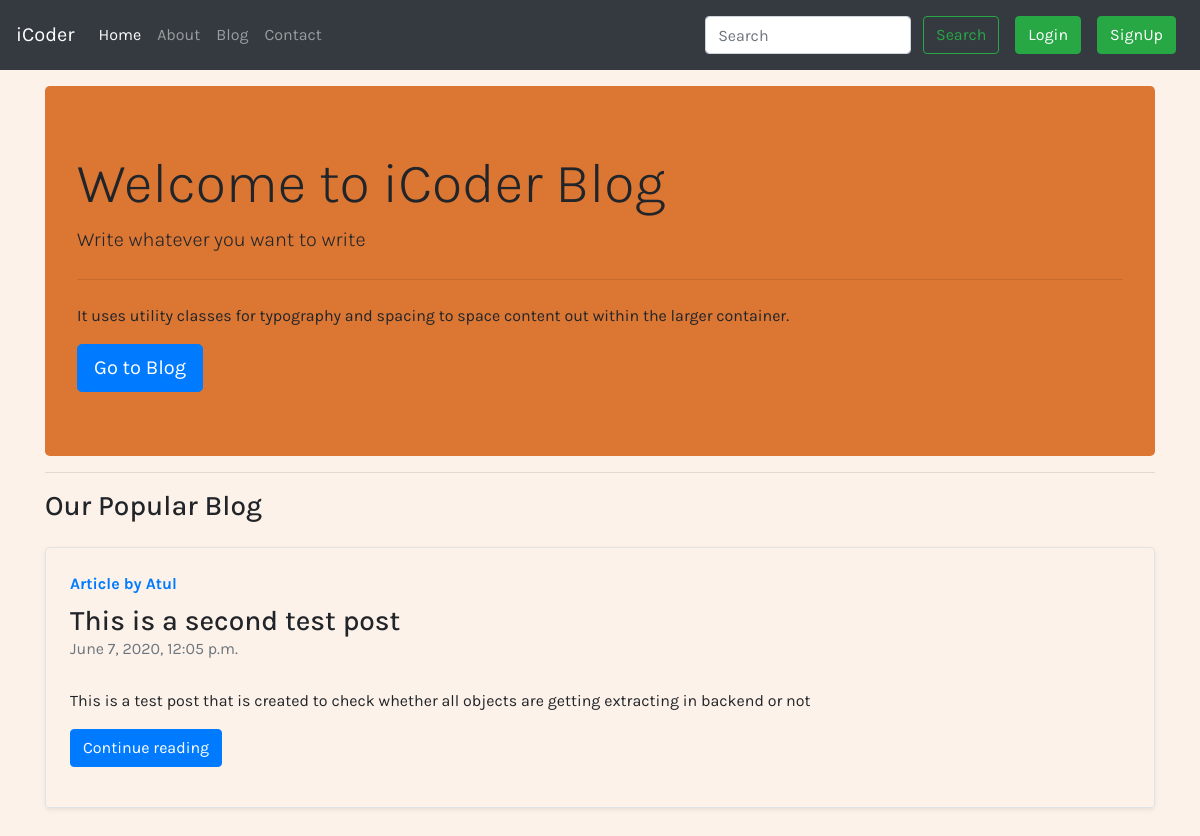
The app's page /, older data.
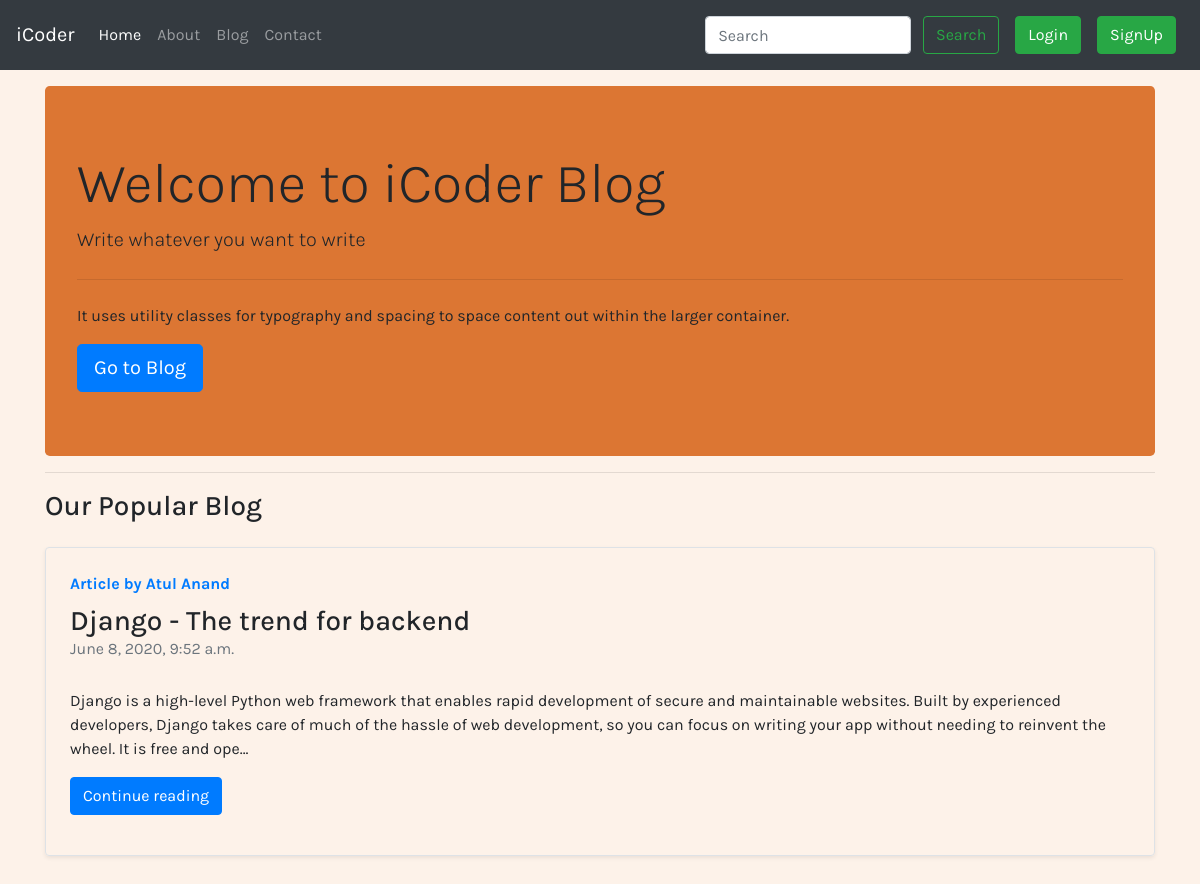
The same page, newer data.
### mysite/models.py (models this page shows, shortened)
class Post(models.Model):
    sno = models.AutoField(primary_key = True)
    title = models.CharField(max_length=300)
    content = models.TextField()
    author = models.CharField(max_length=40)
    slug = models.CharField(max_length=130)
    timestamp = models.DateTimeField(blank=True)

### home/views.py (the view)
# urls.py: 2. Add a URL to urlpatterns:  path('', views.home, name='home')
def home(request):
    post = Post.objects.last()
    context = {'post' : post}
    return render(request, 'home/home.html', context)

### templates/home/home.html (shortened to what this page needs)
{% extends 'base.html' %}
{% block activeHome %} active {% endblock activeHome %}
{% block body %}
    <div class="container">
        <div class="jumbotron my-3">
          <h1 class="display-4">Welcome to iCoder Blog</h1>
          <p class="lead">Write whatever you want to write</p>
          <hr class="my-4">
          <p>It uses utility classes for typography and spacing to space content out within the larger container.</p>
          <a class="btn btn-primary btn-lg" href="/blog" role="button">Go to Blog</a>
        </div>
    </div>
    <div class="container">
        <hr>
        <h3>Our Popular Blog</h3>
            <div class="row mb-2 my-4">
            <div class="col-md-12">
              <div class="row no-gutters border rounded overflow-hidden flex-md-row mb-4 shadow-sm h-md-250 position-relative">
                <div class="col p-4 d-flex flex-column position-static">
                  <strong class="d-inline-block mb-2 text-primary">Article by {{ post.author }}</strong>
                  <h3 class="mb-0">{{ post.title }}</h3>
                  <div class="mb-1 text-muted">{{ post.timestamp }}</div>
                    <br>
                  <p class="card-text mb-auto">{{ post.content | truncatechars:300 }}</p>
                  <div class="my-3">
                    <a href="/blog/{{ post.slug }}" role="button" class="btn btn-primary">Continue reading</a>
                  </div>
                </div>
              </div>
            </div>
          </div>
    </div>
{% endblock body %}

Row changes from the older to the newer data that the page shows:
changed Post: author "Atul" → "Atul Anand"; title "This is a second test post" → "Django - The trend for backend"; timestamp "June 7, 2020, 12:05 p.m." → "June 8, 2020, 9:52 a.m."; content "This is a test post that is created to check whether all objects are getting extracting in backend or not" → "Django is a high-level Python web framework that enables rapid development of secure and maintainable websites. Built by experienced developers, Django takes care of much of the hassle of web development, so you can focus on writing your app without needing to reinvent the wheel. It is free and ope…"
